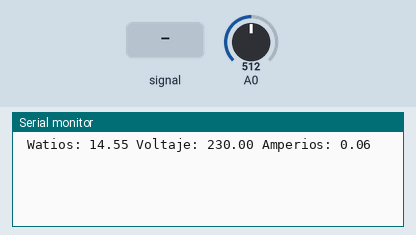
Simulated run of this sketch. Board: Arduino Uno, built with avr-gcc and run on an emulated ATmega328P. On the bench: the last lines printed to the serial monitor. The inputs (shaded band) are chosen by the test bench; at power-on: A0 = 512.

Above: at 1.2 s.
1.3 s: A0 fed a 200 Hz sine of ±81 counts around its level
At 1.8 s:
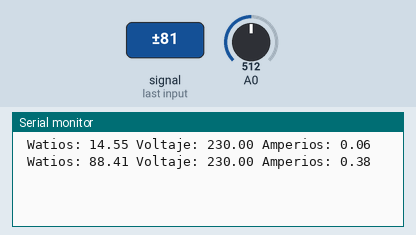
2.8 s: A0 set to 716
At 3.8 s:
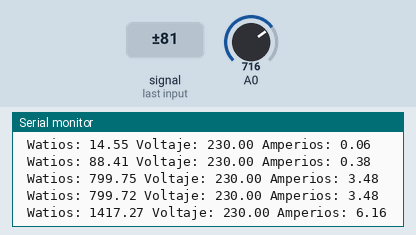
4.3 s: A0 fed a 1000 Hz sine of ±255 counts around its level
At 5.1 s:
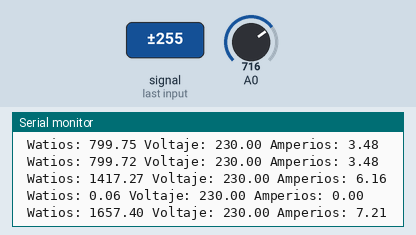
5.8 s: A0 set to 900
At 6.4 s:
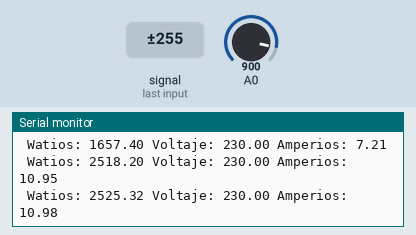
Timing chart, 0 to 8.3 s (numbered marks = the images above; inputs shaded):
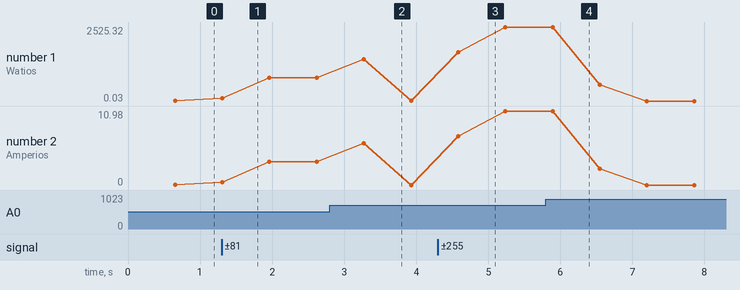

Measured:
- after the input at 1.3 s, the serial monitor: prints a new line at once (image 1)
- after the input at 2.8 s, the serial monitor: prints a new line after 0.47 s (image 2)
- after the input at 4.3 s, the serial monitor: prints a new line after 0.28 s (image 3)
- after the input at 5.8 s, the serial monitor: prints a new line after 0.09 s (image 4)
- plotted number 1: 14.55 → 799.72 after the input at 1.3 s, 0.06 → 2518.2 after the input at 4.3 s, 2518.2 → 0.03 after the input at 5.8 s
- plotted number 2: 0.06 → 3.48 after the input at 1.3 s, 3.48 → 0 after the input at 2.8 s, 0 → 10.95 after the input at 4.3 s

The sketch:

capturadatosCT.ino
```cpp
// (licence header left out)
   //For analog read
   double value;

   //Constants to convert ADC divisions into mains current values.
   double ADCvoltsperdiv = 0.0048;
   double VDoffset = 2.4476; //Initial value (corrected as program runs)

   //Equation of the line calibration values
   double factorA = 12.65; //factorA = CT reduction factor / rsens
   double Ioffset = 0;

   //Constants set voltage waveform amplitude.
   double SetV = 230.0;

   //Counter
   int i=0;

   int samplenumber = 4000;

   //Used for calculating real, apparent power, Irms and Vrms.
   double sumI=0.0;

   int sum1i=0;
   double sumVadc=0.0;

   double Vadc,Vsens,Isens,Imains,sqI,Irms;
   double apparentPower;

void setup()
{
  Serial.begin(115200);
}

void loop()
{
   value = analogRead(0);

   //Summing counter
   i++;

   //Voltage at ADC
   Vadc = value * ADCvoltsperdiv;

   //Remove voltage divider offset
   Vsens = Vadc-VDoffset;

   //Current transformer scale to find Imains
   Imains = Vsens;

   //Calculates Voltage divider offset.
   sum1i++; sumVadc = sumVadc + Vadc;
   if (sum1i>=1000) {VDoffset = sumVadc/sum1i; sum1i = 0; sumVadc=0.0;}

   //Root-mean-square method current
   //1) square current values
   sqI = Imains*Imains;
   //2) sum
   sumI=sumI+sqI;

   if (i>=samplenumber)
   {
      i=0;
      //Calculation of the root of the mean of the current squared (rms)
      Irms = factorA*sqrt(sumI/samplenumber)+Ioffset;

      //Calculation of the root of the mean of the voltage squared (rms)

      apparentPower = Irms * SetV;
      Serial.print(" Watios: ");
      Serial.print(apparentPower);
      Serial.print(" Voltaje: ");
      Serial.print(SetV);
      Serial.print(" Amperios: ");
      Serial.print(Irms);
      Serial.println();

      //Reset values ready for next sample.
      sumI=0.0;

   }
}
```
